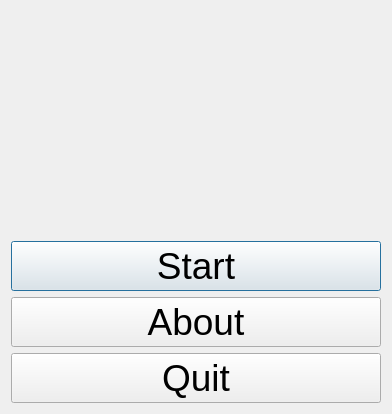
<?xml version="1.0" encoding="UTF-8"?>
<ui version="4.0">
 <class>QtPerfectElasticCollisionMenuDialog</class>
 <widget class="QDialog" name="QtPerfectElasticCollisionMenuDialog">
  <property name="geometry">
   <rect>
    <x>0</x>
    <y>0</y>
    <width>392</width>
    <height>414</height>
   </rect>
  </property>
  <property name="font">
   <font>
    <pointsize>28</pointsize>
   </font>
  </property>
  <property name="windowTitle">
   <string>PerfectElasticCollision</string>
  </property>
  <property name="windowIcon">
   <iconset resource="PerfectElasticCollision.qrc">
    <normaloff>:/images/R.png</normaloff>:/images/R.png</iconset>
  </property>
  <layout class="QVBoxLayout" name="verticalLayout">
   <item>
    <widget class="QLabel" name="label_title">
     <property name="text">
      <string/>
     </property>
     <property name="pixmap">
      <pixmap resource="PerfectElasticCollision.qrc">:/images/PerfectElasticCollision.png</pixmap>
     </property>
     <property name="alignment">
      <set>Qt::AlignCenter</set>
     </property>
    </widget>
   </item>
   <item>
    <widget class="QPushButton" name="button_start">
     <property name="text">
      <string>Start</string>
     </property>
    </widget>
   </item>
   <item>
    <widget class="QPushButton" name="button_about">
     <property name="text">
      <string>About</string>
     </property>
    </widget>
   </item>
   <item>
    <widget class="QPushButton" name="button_quit">
     <property name="text">
      <string>Quit</string>
     </property>
    </widget>
   </item>
  </layout>
 </widget>
 <resources>
  <include location="PerfectElasticCollision.qrc"/>
 </resources>
 <connections/>
</ui>
